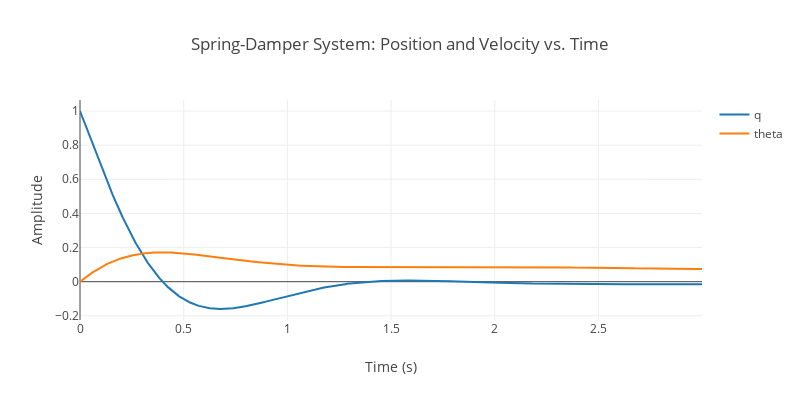

The notebook cell saved with this chart:
### Code cell
// Extract position and velocity for plotting
let u: Vec<f64> = results.column(0).to_vec();
let w: Vec<f64> = results.column(1).to_vec();
let q: Vec<f64> = results.column(2).to_vec();
let theta: Vec<f64> = results.column(3).to_vec();

use plotly::*;
let mut plot = Plot::new();

// // Plot u vs. time
// let trace_u = Scatter::new(time.clone(), u)
//     .mode(plotly::common::Mode::Lines)
//     .name("u");
// plot.add_trace(trace_u);

// // Plot w vs. time
// let trace_w = Scatter::new(time.clone(), w)
//     .mode(plotly::common::Mode::Lines)
//     .name("w");
// plot.add_trace(trace_w);

// Plot q vs. time
let trace_q = Scatter::new(time.clone(), q)
    .mode(plotly::common::Mode::Lines)
    .name("q");
plot.add_trace(trace_q);

// Plot theta vs. time
let trace_theta = Scatter::new(time.clone(), theta)
    .mode(plotly::common::Mode::Lines)
    .name("theta");
plot.add_trace(trace_theta);

// Set layout properties
let layout = Layout::new()
    .title("Spring-Damper System: Position and Velocity vs. Time")
    .x_axis(plotly::layout::Axis::new().title("Time (s)"))
    .y_axis(plotly::layout::Axis::new().title("Amplitude"))
    .height(400)
    .width(800);

plot.set_layout(layout);
plot.lab_display();

### Figure 1 — Plotly figure (JSON) as saved in the notebook; plotly's stock layout.template omitted (floating-point values rounded to 4 significant figures; data arrays with more than 128 entries replaced by an {"elided": "..."} marker saying what was removed)
{"data": [{"mode": "lines", "name": "q", "type": "scatter", "x": {"elided": "3000 float values"}, "y": {"elided": "3000 float values"}}, {"mode": "lines", "name": "theta", "type": "scatter", "x": {"elided": "3000 float values"}, "y": {"elided": "3000 float values"}}], "layout": {"height": 400, "title": {"text": "Spring-Damper System: Position and Velocity vs. Time"}, "width": 800, "xaxis": {"autorange": true, "range": [0, 2.999], "title": {"text": "Time (s)"}, "type": "linear"}, "yaxis": {"autorange": true, "range": [-0.2244, 1.064], "title": {"text": "Amplitude"}, "type": "linear"}}}
